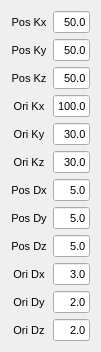
  <widget class="QWidget" name="layoutWidget">
   <property name="geometry">
    <rect>
     <x>28</x>
     <y>375</y>
     <width>101</width>
     <height>332</height>
    </rect>
   </property>
   <layout class="QGridLayout" name="gridLayout_5">
    <item row="0" column="0">
     <widget class="QLabel" name="label_106">
      <property name="font">
       <font>
        <pointsize>8</pointsize>
       </font>
      </property>
      <property name="text">
       <string>Pos Kx</string>
      </property>
      <property name="alignment">
       <set>Qt::AlignCenter</set>
      </property>
     </widget>
    </item>
    <item row="0" column="1">
     <widget class="QLineEdit" name="CON_RF_ONCONTACT_POS_KX">
      <property name="font">
       <font>
        <pointsize>8</pointsize>
       </font>
      </property>
      <property name="text">
       <string>50.0</string>
      </property>
      <property name="alignment">
       <set>Qt::AlignRight|Qt::AlignTrailing|Qt::AlignVCenter</set>
      </property>
     </widget>
    </item>
    <item row="1" column="0">
     <widget class="QLabel" name="label_108">
      <property name="font">
       <font>
        <pointsize>8</pointsize>
       </font>
      </property>
      <property name="text">
       <string>Pos Ky</string>
      </property>
      <property name="alignment">
       <set>Qt::AlignCenter</set>
      </property>
     </widget>
    </item>
    <item row="1" column="1">
     <widget class="QLineEdit" name="CON_RF_ONCONTACT_POS_KY">
      <property name="font">
       <font>
        <pointsize>8</pointsize>
       </font>
      </property>
      <property name="text">
       <string>50.0</string>
      </property>
      <property name="alignment">
       <set>Qt::AlignRight|Qt::AlignTrailing|Qt::AlignVCenter</set>
      </property>
     </widget>
    </item>
    <item row="2" column="0">
     <widget class="QLabel" name="label_110">
      <property name="font">
       <font>
        <pointsize>8</pointsize>
       </font>
      </property>
      <property name="text">
       <string>Pos Kz</string>
      </property>
      <property name="alignment">
       <set>Qt::AlignCenter</set>
      </property>
     </widget>
    </item>
    <item row="2" column="1">
     <widget class="QLineEdit" name="CON_RF_ONCONTACT_POS_KZ">
      <property name="font">
       <font>
        <pointsize>8</pointsize>
       </font>
      </property>
      <property name="text">
       <string>50.0</string>
      </property>
      <property name="alignment">
       <set>Qt::AlignRight|Qt::AlignTrailing|Qt::AlignVCenter</set>
      </property>
     </widget>
    </item>
    <item row="3" column="0">
     <widget class="QLabel" name="label_112">
      <property name="font">
       <font>
        <pointsize>8</pointsize>
       </font>
      </property>
      <property name="text">
       <string>Ori Kx</string>
      </property>
      <property name="alignment">
       <set>Qt::AlignCenter</set>
      </property>
     </widget>
    </item>
    <item row="3" column="1">
     <widget class="QLineEdit" name="CON_RF_ONCONTACT_ORI_KX">
      <property name="font">
       <font>
        <pointsize>8</pointsize>
       </font>
      </property>
      <property name="text">
       <string>100.0</string>
      </property>
      <property name="alignment">
       <set>Qt::AlignRight|Qt::AlignTrailing|Qt::AlignVCenter</set>
      </property>
     </widget>
    </item>
    <item row="4" column="0">
     <widget class="QLabel" name="label_117">
      <property name="font">
       <font>
        <pointsize>8</pointsize>
       </font>
      </property>
      <property name="text">
       <string>Ori Ky</string>
      </property>
      <property name="alignment">
       <set>Qt::AlignCenter</set>
      </property>
     </widget>
    </item>
    <item row="4" column="1">
     <widget class="QLineEdit" name="CON_RF_ONCONTACT_ORI_KY">
      <property name="font">
       <font>
        <pointsize>8</pointsize>
       </font>
      </property>
      <property name="text">
       <string>30.0</string>
      </property>
      <property name="alignment">
       <set>Qt::AlignRight|Qt::AlignTrailing|Qt::AlignVCenter</set>
      </property>
     </widget>
    </item>
    <item row="5" column="0">
     <widget class="QLabel" name="label_118">
      <property name="font">
       <font>
        <pointsize>8</pointsize>
       </font>
      </property>
      <property name="text">
       <string>Ori Kz</string>
      </property>
      <property name="alignment">
       <set>Qt::AlignCenter</set>
      </property>
     </widget>
    </item>
    <item row="5" column="1">
     <widget class="QLineEdit" name="CON_RF_ONCONTACT_ORI_KZ">
      <property name="font">
       <font>
        <pointsize>8</pointsize>
       </font>
      </property>
      <property name="text">
       <string>30.0</string>
      </property>
      <property name="alignment">
       <set>Qt::AlignRight|Qt::AlignTrailing|Qt::AlignVCenter</set>
      </property>
     </widget>
    </item>
    <item row="6" column="0">
     <widget class="QLabel" name="label_107">
      <property name="font">
       <font>
        <pointsize>8</pointsize>
       </font>
      </property>
      <property name="text">
       <string>Pos Dx</string>
      </property>
      <property name="alignment">
       <set>Qt::AlignCenter</set>
      </property>
     </widget>
    </item>
    <item row="6" column="1">
     <widget class="QLineEdit" name="CON_RF_ONCONTACT_POS_DX">
      <property name="font">
       <font>
        <pointsize>8</pointsize>
       </font>
      </property>
      <property name="text">
       <string>5.0</string>
      </property>
      <property name="alignment">
       <set>Qt::AlignRight|Qt::AlignTrailing|Qt::AlignVCenter</set>
      </property>
     </widget>
    </item>
    <item row="7" column="0">
     <widget class="QLabel" name="label_109">
      <property name="font">
       <font>
        <pointsize>8</pointsize>
       </font>
      </property>
      <property name="text">
       <string>Pos Dy</string>
      </property>
      <property name="alignment">
       <set>Qt::AlignCenter</set>
      </property>
     </widget>
    </item>
    <item row="7" column="1">
     <widget class="QLineEdit" name="CON_RF_ONCONTACT_POS_DY">
      <property name="font">
       <font>
        <pointsize>8</pointsize>
       </font>
      </property>
      <property name="text">
       <string>5.0</string>
      </property>
      <property name="alignment">
       <set>Qt::AlignRight|Qt::AlignTrailing|Qt::AlignVCenter</set>
      </property>
     </widget>
    </item>
    <item row="8" column="0">
     <widget class="QLabel" name="label_111">
      <property name="font">
       <font>
        <pointsize>8</pointsize>
       </font>
      </property>
      <property name="text">
       <string>Pos Dz</string>
      </property>
      <property name="alignment">
       <set>Qt::AlignCenter</set>
      </property>
     </widget>
    </item>
    <item row="8" column="1">
     <widget class="QLineEdit" name="CON_RF_ONCONTACT_POS_DZ">
      <property name="font">
       <font>
        <pointsize>8</pointsize>
       </font>
      </property>
      <property name="text">
       <string>5.0</string>
      </property>
      <property name="alignment">
       <set>Qt::AlignRight|Qt::AlignTrailing|Qt::AlignVCenter</set>
      </property>
     </widget>
    </item>
    <item row="9" column="0">
     <widget class="QLabel" name="label_113">
      <property name="font">
       <font>
        <pointsize>8</pointsize>
       </font>
      </property>
      <property name="text">
       <string>Ori Dx</string>
      </property>
      <property name="alignment">
       <set>Qt::AlignCenter</set>
      </property>
     </widget>
    </item>
    <item row="9" column="1">
     <widget class="QLineEdit" name="CON_RF_ONCONTACT_ORI_DX">
      <property name="font">
       <font>
        <pointsize>8</pointsize>
       </font>
      </property>
      <property name="text">
       <string>3.0</string>
      </property>
      <property name="alignment">
       <set>Qt::AlignRight|Qt::AlignTrailing|Qt::AlignVCenter</set>
      </property>
     </widget>
    </item>
    <item row="10" column="0">
     <widget class="QLabel" name="label_119">
      <property name="font">
       <font>
        <pointsize>8</pointsize>
       </font>
      </property>
      <property name="text">
       <string>Ori Dy</string>
      </property>
      <property name="alignment">
       <set>Qt::AlignCenter</set>
      </property>
     </widget>
    </item>
    <item row="10" column="1">
     <widget class="QLineEdit" name="CON_RF_ONCONTACT_ORI_DY">
      <property name="font">
       <font>
        <pointsize>8</pointsize>
       </font>
      </property>
      <property name="text">
       <string>2.0</string>
      </property>
      <property name="alignment">
       <set>Qt::AlignRight|Qt::AlignTrailing|Qt::AlignVCenter</set>
      </property>
     </widget>
    </item>
    <item row="11" column="0">
     <widget class="QLabel" name="label_120">
      <property name="font">
       <font>
        <pointsize>8</pointsize>
       </font>
      </property>
      <property name="text">
       <string>Ori Dz</string>
      </property>
      <property name="alignment">
       <set>Qt::AlignCenter</set>
      </property>
     </widget>
    </item>
    <item row="11" column="1">
     <widget class="QLineEdit" name="CON_RF_ONCONTACT_ORI_DZ">
      <property name="font">
       <font>
        <pointsize>8</pointsize>
       </font>
      </property>
      <property name="text">
       <string>2.0</string>
      </property>
      <property name="alignment">
       <set>Qt::AlignRight|Qt::AlignTrailing|Qt::AlignVCenter</set>
      </property>
     </widget>
    </item>
   </layout>
  </widget>
